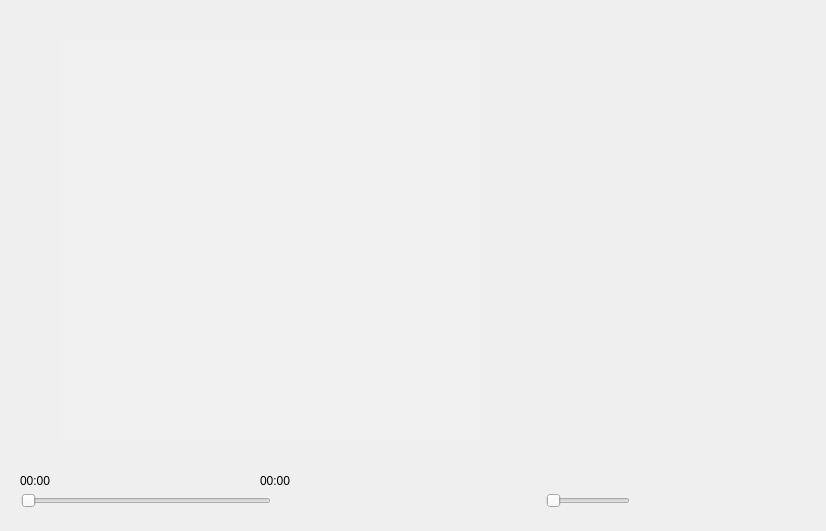
<?xml version="1.0" encoding="UTF-8"?>
<ui version="4.0">
 <class>MusicPlayer</class>
 <widget class="QWidget" name="MusicPlayer">
  <property name="geometry">
   <rect>
    <x>0</x>
    <y>0</y>
    <width>826</width>
    <height>531</height>
   </rect>
  </property>
  <property name="sizePolicy">
   <sizepolicy hsizetype="Expanding" vsizetype="Expanding">
    <horstretch>0</horstretch>
    <verstretch>0</verstretch>
   </sizepolicy>
  </property>
  <property name="windowTitle">
   <string>MusicPlayer</string>
  </property>
  <property name="styleSheet">
   <string notr="true"/>
  </property>
  <widget class="QWidget" name="layoutWidget">
   <property name="geometry">
    <rect>
     <x>21</x>
     <y>480</y>
     <width>771</width>
     <height>41</height>
    </rect>
   </property>
   <layout class="QHBoxLayout" name="horizontalLayout">
    <item>
     <widget class="QSlider" name="playCourseSlider">
      <property name="styleSheet">
       <string notr="true">border-color: rgb(204, 204, 204);
color: rgb(16, 16, 16);</string>
      </property>
      <property name="orientation">
       <enum>Qt::Horizontal</enum>
      </property>
     </widget>
    </item>
    <item>
     <spacer name="horizontalSpacer_5">
      <property name="orientation">
       <enum>Qt::Horizontal</enum>
      </property>
      <property name="sizeType">
       <enum>QSizePolicy::Fixed</enum>
      </property>
      <property name="sizeHint" stdset="0">
       <size>
        <width>48</width>
        <height>18</height>
       </size>
      </property>
     </spacer>
    </item>
    <item>
     <widget class="QPushButton" name="shunxubofang">
      <property name="minimumSize">
       <size>
        <width>32</width>
        <height>32</height>
       </size>
      </property>
      <property name="maximumSize">
       <size>
        <width>32</width>
        <height>32</height>
       </size>
      </property>
      <property name="styleSheet">
       <string notr="true">QPushButton{
border-image:none;
background-color:rgba(255,255,255,0);
border-radius:5px
}
QPushButton:hover
{
background-color:rgba(255,255,255,0.2);
}
</string>
      </property>
      <property name="text">
       <string/>
      </property>
      <property name="icon">
       <iconset resource="QTMusicPlayer.qrc">
        <normaloff>:/QTMusicPlayer/shunxubofang.png</normaloff>
        <normalon>:/QTMusicPlayer/danquxunhuan.png</normalon>:/QTMusicPlayer/shunxubofang.png</iconset>
      </property>
      <property name="iconSize">
       <size>
        <width>18</width>
        <height>18</height>
       </size>
      </property>
      <property name="checkable">
       <bool>true</bool>
      </property>
     </widget>
    </item>
    <item>
     <spacer name="horizontalSpacer_3">
      <property name="orientation">
       <enum>Qt::Horizontal</enum>
      </property>
      <property name="sizeType">
       <enum>QSizePolicy::Fixed</enum>
      </property>
      <property name="sizeHint" stdset="0">
       <size>
        <width>18</width>
        <height>20</height>
       </size>
      </property>
     </spacer>
    </item>
    <item>
     <widget class="QPushButton" name="shangyishou">
      <property name="minimumSize">
       <size>
        <width>32</width>
        <height>32</height>
       </size>
      </property>
      <property name="maximumSize">
       <size>
        <width>32</width>
        <height>32</height>
       </size>
      </property>
      <property name="styleSheet">
       <string notr="true">QPushButton{
border-image:none;
background-color:rgba(255,255,255,0);
border-radius:5px
}
QPushButton:hover
{
background-color:rgba(255,255,255,0.2);
}
</string>
      </property>
      <property name="text">
       <string/>
      </property>
      <property name="icon">
       <iconset resource="QTMusicPlayer.qrc">
        <normaloff>:/QTMusicPlayer/shangyishou.png</normaloff>:/QTMusicPlayer/shangyishou.png</iconset>
      </property>
      <property name="iconSize">
       <size>
        <width>24</width>
        <height>24</height>
       </size>
      </property>
     </widget>
    </item>
    <item>
     <widget class="QPushButton" name="zanting">
      <property name="minimumSize">
       <size>
        <width>32</width>
        <height>32</height>
       </size>
      </property>
      <property name="maximumSize">
       <size>
        <width>32</width>
        <height>32</height>
       </size>
      </property>
      <property name="styleSheet">
       <string notr="true">QPushButton{
border-image:none;
background-color:rgba(255,255,255,0);
border-radius:5px
}
QPushButton:hover
{
background-color:rgba(255,255,255,0.2);
}
</string>
      </property>
      <property name="text">
       <string/>
      </property>
      <property name="icon">
       <iconset resource="QTMusicPlayer.qrc">
        <normaloff>:/QTMusicPlayer/bofang.png</normaloff>
        <normalon>:/QTMusicPlayer/zanting.png</normalon>:/QTMusicPlayer/bofang.png</iconset>
      </property>
      <property name="iconSize">
       <size>
        <width>36</width>
        <height>36</height>
       </size>
      </property>
      <property name="checkable">
       <bool>true</bool>
      </property>
     </widget>
    </item>
    <item>
     <widget class="QPushButton" name="xiayishou">
      <property name="minimumSize">
       <size>
        <width>32</width>
        <height>32</height>
       </size>
      </property>
      <property name="maximumSize">
       <size>
        <width>32</width>
        <height>32</height>
       </size>
      </property>
      <property name="styleSheet">
       <string notr="true">QPushButton{
border-image:none;
background-color:rgba(255,255,255,0);
border-radius:5px
}
QPushButton:hover
{
background-color:rgba(255,255,255,0.2);
}
</string>
      </property>
      <property name="text">
       <string/>
      </property>
      <property name="icon">
       <iconset resource="QTMusicPlayer.qrc">
        <normaloff>:/QTMusicPlayer/xiayishou.png</normaloff>:/QTMusicPlayer/xiayishou.png</iconset>
      </property>
      <property name="iconSize">
       <size>
        <width>24</width>
        <height>24</height>
       </size>
      </property>
     </widget>
    </item>
    <item>
     <spacer name="horizontalSpacer_4">
      <property name="orientation">
       <enum>Qt::Horizontal</enum>
      </property>
      <property name="sizeType">
       <enum>QSizePolicy::Fixed</enum>
      </property>
      <property name="sizeHint" stdset="0">
       <size>
        <width>13</width>
        <height>36</height>
       </size>
      </property>
     </spacer>
    </item>
    <item>
     <widget class="QPushButton" name="yinliang">
      <property name="minimumSize">
       <size>
        <width>32</width>
        <height>32</height>
       </size>
      </property>
      <property name="maximumSize">
       <size>
        <width>32</width>
        <height>32</height>
       </size>
      </property>
      <property name="styleSheet">
       <string notr="true">
QPushButton{
border-image:none;
background-color:rgba(255,255,255,0);
border-radius:5px
}
QPushButton:hover
{
background-color:rgba(255,255,255,0.2);
}
</string>
      </property>
      <property name="text">
       <string/>
      </property>
      <property name="icon">
       <iconset resource="QTMusicPlayer.qrc">
        <normaloff>:/QTMusicPlayer/yinliang.png</normaloff>
        <normalon>:/QTMusicPlayer/jingyin.png</normalon>:/QTMusicPlayer/yinliang.png</iconset>
      </property>
      <property name="iconSize">
       <size>
        <width>18</width>
        <height>18</height>
       </size>
      </property>
      <property name="checkable">
       <bool>true</bool>
      </property>
     </widget>
    </item>
    <item>
     <widget class="QSlider" name="verticalSlider">
      <property name="sizePolicy">
       <sizepolicy hsizetype="Fixed" vsizetype="Fixed">
        <horstretch>0</horstretch>
        <verstretch>0</verstretch>
       </sizepolicy>
      </property>
      <property name="orientation">
       <enum>Qt::Horizontal</enum>
      </property>
     </widget>
    </item>
    <item>
     <spacer name="horizontalSpacer_2">
      <property name="orientation">
       <enum>Qt::Horizontal</enum>
      </property>
      <property name="sizeType">
       <enum>QSizePolicy::Fixed</enum>
      </property>
      <property name="sizeHint" stdset="0">
       <size>
        <width>48</width>
        <height>36</height>
       </size>
      </property>
     </spacer>
    </item>
    <item>
     <widget class="QPushButton" name="bofangliebiao">
      <property name="minimumSize">
       <size>
        <width>32</width>
        <height>32</height>
       </size>
      </property>
      <property name="maximumSize">
       <size>
        <width>32</width>
        <height>32</height>
       </size>
      </property>
      <property name="styleSheet">
       <string notr="true">QPushButton{
border-image:none;
background-color:rgba(255,255,255,0);
border-radius:5px
}
QPushButton:hover
{
background-color:rgba(255,255,255,0.2);
}
</string>
      </property>
      <property name="text">
       <string/>
      </property>
      <property name="icon">
       <iconset resource="QTMusicPlayer.qrc">
        <normaloff>:/QTMusicPlayer/liebiao.png</normaloff>:/QTMusicPlayer/liebiao.png</iconset>
      </property>
      <property name="iconSize">
       <size>
        <width>16</width>
        <height>16</height>
       </size>
      </property>
     </widget>
    </item>
    <item>
     <widget class="QPushButton" name="wenjianadd">
      <property name="minimumSize">
       <size>
        <width>32</width>
        <height>32</height>
       </size>
      </property>
      <property name="maximumSize">
       <size>
        <width>32</width>
        <height>32</height>
       </size>
      </property>
      <property name="styleSheet">
       <string notr="true">QPushButton{
border-image:none;
background-color:rgba(255,255,255,0);
border-radius:5px
}
QPushButton:hover
{
background-color:rgba(255,255,255,0.2);
}
</string>
      </property>
      <property name="text">
       <string/>
      </property>
      <property name="icon">
       <iconset resource="QTMusicPlayer.qrc">
        <normaloff>:/QTMusicPlayer/wenjianjiaplus.png</normaloff>:/QTMusicPlayer/wenjianjiaplus.png</iconset>
      </property>
      <property name="iconSize">
       <size>
        <width>18</width>
        <height>18</height>
       </size>
      </property>
     </widget>
    </item>
    <item>
     <widget class="QPushButton" name="wenjian">
      <property name="minimumSize">
       <size>
        <width>32</width>
        <height>32</height>
       </size>
      </property>
      <property name="maximumSize">
       <size>
        <width>32</width>
        <height>32</height>
       </size>
      </property>
      <property name="styleSheet">
       <string notr="true">QPushButton{
border-image:none;
background-color:rgba(255,255,255,0);
border-radius:5px
}
QPushButton:hover
{
background-color:rgba(255,255,255,0.2);
}
</string>
      </property>
      <property name="text">
       <string/>
      </property>
      <property name="icon">
       <iconset resource="QTMusicPlayer.qrc">
        <normaloff>:/QTMusicPlayer/wenjianjia.png</normaloff>:/QTMusicPlayer/wenjianjia.png</iconset>
      </property>
      <property name="iconSize">
       <size>
        <width>18</width>
        <height>18</height>
       </size>
      </property>
     </widget>
    </item>
   </layout>
  </widget>
  <widget class="QListWidget" name="listWidget">
   <property name="geometry">
    <rect>
     <x>60</x>
     <y>40</y>
     <width>421</width>
     <height>401</height>
    </rect>
   </property>
   <property name="palette">
    <palette>
     <active>
      <colorrole role="WindowText">
       <brush brushstyle="SolidPattern">
        <color alpha="255">
         <red>255</red>
         <green>255</green>
         <blue>255</blue>
        </color>
       </brush>
      </colorrole>
      <colorrole role="Button">
       <brush brushstyle="SolidPattern">
        <color alpha="10">
         <red>255</red>
         <green>255</green>
         <blue>255</blue>
        </color>
       </brush>
      </colorrole>
      <colorrole role="Text">
       <brush brushstyle="SolidPattern">
        <color alpha="255">
         <red>255</red>
         <green>255</green>
         <blue>255</blue>
        </color>
       </brush>
      </colorrole>
      <colorrole role="ButtonText">
       <brush brushstyle="SolidPattern">
        <color alpha="255">
         <red>0</red>
         <green>0</green>
         <blue>0</blue>
        </color>
       </brush>
      </colorrole>
      <colorrole role="Base">
       <brush brushstyle="NoBrush">
        <color alpha="255">
         <red>0</red>
         <green>0</green>
         <blue>0</blue>
        </color>
       </brush>
      </colorrole>
      <colorrole role="Window">
       <brush brushstyle="SolidPattern">
        <color alpha="10">
         <red>255</red>
         <green>255</green>
         <blue>255</blue>
        </color>
       </brush>
      </colorrole>
     </active>
     <inactive>
      <colorrole role="WindowText">
       <brush brushstyle="SolidPattern">
        <color alpha="255">
         <red>255</red>
         <green>255</green>
         <blue>255</blue>
        </color>
       </brush>
      </colorrole>
      <colorrole role="Button">
       <brush brushstyle="SolidPattern">
        <color alpha="10">
         <red>255</red>
         <green>255</green>
         <blue>255</blue>
        </color>
       </brush>
      </colorrole>
      <colorrole role="Text">
       <brush brushstyle="SolidPattern">
        <color alpha="255">
         <red>255</red>
         <green>255</green>
         <blue>255</blue>
        </color>
       </brush>
      </colorrole>
      <colorrole role="ButtonText">
       <brush brushstyle="SolidPattern">
        <color alpha="255">
         <red>0</red>
         <green>0</green>
         <blue>0</blue>
        </color>
       </brush>
      </colorrole>
      <colorrole role="Base">
       <brush brushstyle="NoBrush">
        <color alpha="255">
         <red>0</red>
         <green>0</green>
         <blue>0</blue>
        </color>
       </brush>
      </colorrole>
      <colorrole role="Window">
       <brush brushstyle="SolidPattern">
        <color alpha="10">
         <red>255</red>
         <green>255</green>
         <blue>255</blue>
        </color>
       </brush>
      </colorrole>
     </inactive>
     <disabled>
      <colorrole role="Button">
       <brush brushstyle="SolidPattern">
        <color alpha="10">
         <red>255</red>
         <green>255</green>
         <blue>255</blue>
        </color>
       </brush>
      </colorrole>
      <colorrole role="Base">
       <brush brushstyle="NoBrush">
        <color alpha="255">
         <red>0</red>
         <green>0</green>
         <blue>0</blue>
        </color>
       </brush>
      </colorrole>
      <colorrole role="Window">
       <brush brushstyle="SolidPattern">
        <color alpha="10">
         <red>255</red>
         <green>255</green>
         <blue>255</blue>
        </color>
       </brush>
      </colorrole>
     </disabled>
    </palette>
   </property>
   <property name="font">
    <font>
     <family>华文行楷</family>
     <pointsize>15</pointsize>
     <stylestrategy>PreferDefault</stylestrategy>
     <fontweight>Medium</fontweight>
    </font>
   </property>
   <property name="tabletTracking">
    <bool>true</bool>
   </property>
   <property name="styleSheet">
    <string notr="true">QListWidget {
background-color:rgba(255,255,255,10);
        }</string>
   </property>
  </widget>
  <widget class="QWidget" name="layoutWidget">
   <property name="geometry">
    <rect>
     <x>725</x>
     <y>0</y>
     <width>101</width>
     <height>41</height>
    </rect>
   </property>
   <layout class="QHBoxLayout" name="horizontalLayout_2">
    <item>
     <widget class="QPushButton" name="zuixiaohua">
      <property name="minimumSize">
       <size>
        <width>32</width>
        <height>32</height>
       </size>
      </property>
      <property name="maximumSize">
       <size>
        <width>32</width>
        <height>32</height>
       </size>
      </property>
      <property name="styleSheet">
       <string notr="true">QPushButton
{
border-image:none;
background-color:rgba(255,255,255,0);
border-radius:5px
}

QPushButton:hover
{
background-color:rgba(255,255,255,0.2);
}


</string>
      </property>
      <property name="text">
       <string/>
      </property>
      <property name="icon">
       <iconset resource="QTMusicPlayer.qrc">
        <normaloff>:/QTMusicPlayer/zuixiaohua.png</normaloff>:/QTMusicPlayer/zuixiaohua.png</iconset>
      </property>
      <property name="iconSize">
       <size>
        <width>15</width>
        <height>15</height>
       </size>
      </property>
     </widget>
    </item>
    <item>
     <widget class="QPushButton" name="close">
      <property name="minimumSize">
       <size>
        <width>32</width>
        <height>32</height>
       </size>
      </property>
      <property name="maximumSize">
       <size>
        <width>32</width>
        <height>32</height>
       </size>
      </property>
      <property name="styleSheet">
       <string notr="true">QPushButton
{
border-image:none;
background-color:rgba(255,255,255,0);
border-radius:5px
}

QPushButton:hover
{
background-color:rgba(255,255,255,0.2);
}


</string>
      </property>
      <property name="text">
       <string/>
      </property>
      <property name="icon">
       <iconset resource="QTMusicPlayer.qrc">
        <normaloff>:/QTMusicPlayer/guanbi.png</normaloff>:/QTMusicPlayer/guanbi.png</iconset>
      </property>
      <property name="iconSize">
       <size>
        <width>15</width>
        <height>15</height>
       </size>
      </property>
     </widget>
    </item>
   </layout>
  </widget>
  <widget class="QWidget" name="layoutWidget">
   <property name="geometry">
    <rect>
     <x>20</x>
     <y>470</y>
     <width>274</width>
     <height>22</height>
    </rect>
   </property>
   <layout class="QHBoxLayout" name="horizontalLayout_4">
    <item>
     <widget class="QLabel" name="curlabel">
      <property name="text">
       <string>00:00</string>
      </property>
     </widget>
    </item>
    <item>
     <spacer name="horizontalSpacer_6">
      <property name="orientation">
       <enum>Qt::Horizontal</enum>
      </property>
      <property name="sizeType">
       <enum>QSizePolicy::Fixed</enum>
      </property>
      <property name="sizeHint" stdset="0">
       <size>
        <width>200</width>
        <height>20</height>
       </size>
      </property>
     </spacer>
    </item>
    <item>
     <widget class="QLabel" name="totallabel">
      <property name="text">
       <string>00:00</string>
      </property>
     </widget>
    </item>
   </layout>
  </widget>
  <zorder>layoutWidget</zorder>
  <zorder>layoutWidget</zorder>
  <zorder>listWidget</zorder>
  <zorder>layoutWidget</zorder>
 </widget>
 <resources>
  <include location="QTMusicPlayer.qrc"/>
 </resources>
 <connections/>
</ui>
